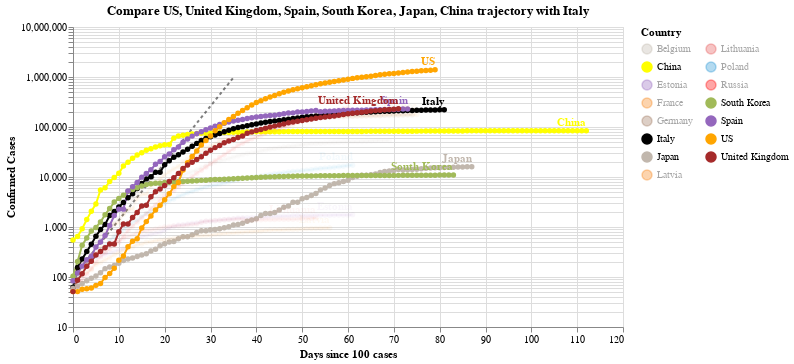

Notebook code for this chart:
### Code cell
#hide_input
chart2 = make_since_chart(dff2, ['US', 'United Kingdom', 'Spain', 'South Korea', 'Japan', 'China'], baseline_countries)
chart2

### Figure 1 — Vega-Lite specification as saved in the notebook (floating-point values rounded to 4 significant figures; data arrays with more than 128 entries replaced by an {"elided": "..."} marker saying what was removed)
{"config": {"view": {"continuousWidth": 400, "continuousHeight": 300}}, "layer": [{"data": {"name": "data-628230001892d6798b50651be41d1b3e"}, "mark": {"type": "line", "color": "black", "opacity": 0.5, "strokeDash": [3, 3]}, "encoding": {"x": {"type": "quantitative", "field": "Days since 100 cases"}, "y": {"type": "quantitative", "field": "Confirmed Cases"}}}, {"data": {"name": "data-6171de0d93708d73113c0e2b4084642c"}, "mark": {"type": "line", "point": true}, "encoding": {"color": {"type": "nominal", "field": "Country", "legend": {"columns": 2}, "scale": {"domain": ["Belgium", "China", "Estonia", "France", "Germany", "Italy", "Japan", "Latvia", "Lithuania", "Poland", "Russia", "South Korea", "Spain", "US", "United Kingdom"], "range": ["#C1B7AD", "yellow", "#9467bd", "#F58518", "#9D755D", "black", "#C1B7AD", "#F58518", "#E45756", "#2495D3", "red", "#A1BA59", "#9467bd", "orange", "brown"]}}, "opacity": {"condition": {"value": 1, "selection": "selector006"}, "value": 0.05}, "tooltip": [{"type": "nominal", "field": "Country"}, {"type": "temporal", "field": "Date"}, {"type": "quantitative", "field": "Confirmed Cases"}, {"type": "quantitative", "field": "Days since 100 cases"}], "x": {"type": "quantitative", "field": "Days since 100 cases"}, "y": {"type": "quantitative", "field": "Confirmed Cases", "scale": {"type": "log"}}}, "selection": {"selector006": {"type": "multi", "fields": ["Country"], "bind": "legend", "init": [{"Country": "US"}, {"Country": "United Kingdom"}, {"Country": "Spain"}, {"Country": "South Korea"}, {"Country": "Japan"}, {"Country": "China"}, {"Country": "Italy"}]}}, "width": 550}, {"data": {"name": "data-6171de0d93708d73113c0e2b4084642c"}, "mark": {"type": "text", "align": "right", "dy": -8, "fontWeight": "bold"}, "encoding": {"color": {"type": "nominal", "field": "Country", "legend": {"columns": 2}, "scale": {"domain": ["Belgium", "China", "Estonia", "France", "Germany", "Italy", "Japan", "Latvia", "Lithuania", "Poland", "Russia", "South Korea", "Spain", "US", "United Kingdom"], "range": ["#C1B7AD", "yellow", "#9467bd", "#F58518", "#9D755D", "black", "#C1B7AD", "#F58518", "#E45756", "#2495D3", "red", "#A1BA59", "#9467bd", "orange", "brown"]}}, "opacity": {"condition": {"value": 1, "selection": "selector006"}, "value": 0.05}, "text": {"type": "nominal", "field": "Country"}, "tooltip": [{"type": "nominal", "field": "Country"}, {"type": "temporal", "field": "Date"}, {"type": "quantitative", "field": "Confirmed Cases"}, {"type": "quantitative", "field": "Days since 100 cases"}], "x": {"type": "quantitative", "field": "Days since 100 cases"}, "y": {"type": "quantitative", "field": "Confirmed Cases", "scale": {"type": "log"}}}, "transform": [{"filter": "(datum['Date'] >= 1589328000000)"}], "width": 550}], "title": "Compare US, United Kingdom, Spain, South Korea, Japan, China trajectory with Italy", "$schema": "https://vega.github.io/schema/vega-lite/v4.0.2.json", "datasets": {"data-628230001892d6798b50651be41d1b3e": [{"Days since 100 cases": 0, "Confirmed Cases": 100.0}, {"Days since 100 cases": 1, "Confirmed Cases": 130.0}, {"Days since 100 cases": 2, "Confirmed Cases": 169.0}, {"Days since 100 cases": 3, "Confirmed Cases": 219.7}, {"Days since 100 cases": 4, "Confirmed Cases": 285.6}, {"Days since 100 cases": 5, "Confirmed Cases": 371.3}, {"Days since 100 cases": 6, "Confirmed Cases": 482.7}, {"Days since 100 cases": 7, "Confirmed Cases": 627.5}, {"Days since 100 cases": 8, "Confirmed Cases": 815.7}, {"Days since 100 cases": 9, "Confirmed Cases": 1060.0}, {"Days since 100 cases": 10, "Confirmed Cases": 1379.0}, {"Days since 100 cases": 11, "Confirmed Cases": 1792.0}, {"Days since 100 cases": 12, "Confirmed Cases": 2330.0}, {"Days since 100 cases": 13, "Confirmed Cases": 3029.0}, {"Days since 100 cases": 14, "Confirmed Cases": 3937.0}, {"Days since 100 cases": 15, "Confirmed Cases": 5119.0}, {"Days since 100 cases": 16, "Confirmed Cases": 6654.0}, {"Days since 100 cases": 17, "Confirmed Cases": 8650.0}, {"Days since 100 cases": 18, "Confirmed Cases": 11250.0}, {"Days since 100 cases": 19, "Confirmed Cases": 14620.0}, {"Days since 100 cases": 20, "Confirmed Cases": 19000.0}, {"Days since 100 cases": 21, "Confirmed Cases": 24710.0}, {"Days since 100 cases": 22, "Confirmed Cases": 32120.0}, {"Days since 100 cases": 23, "Confirmed Cases": 41750.0}, {"Days since 100 cases": 24, "Confirmed Cases": 54280.0}, {"Days since 100 cases": 25, "Confirmed Cases": 70560.0}, {"Days since 100 cases": 26, "Confirmed Cases": 91730.0}, {"Days since 100 cases": 27, "Confirmed Cases": 119300.0}, {"Days since 100 cases": 28, "Confirmed Cases": 155000.0}, {"Days since 100 cases": 29, "Confirmed Cases": 201500.0}, {"Days since 100 cases": 30, "Confirmed Cases": 262000.0}, {"Days since 100 cases": 31, "Confirmed Cases": 340600.0}, {"Days since 100 cases": 32, "Confirmed Cases": 442800.0}, {"Days since 100 cases": 33, "Confirmed Cases": 575600.0}, {"Days since 100 cases": 34, "Confirmed Cases": 748300.0}, {"Days since 100 cases": 35, "Confirmed Cases": 972800.0}], "data-6171de0d93708d73113c0e2b4084642c": {"elided": "1110 records"}}}
